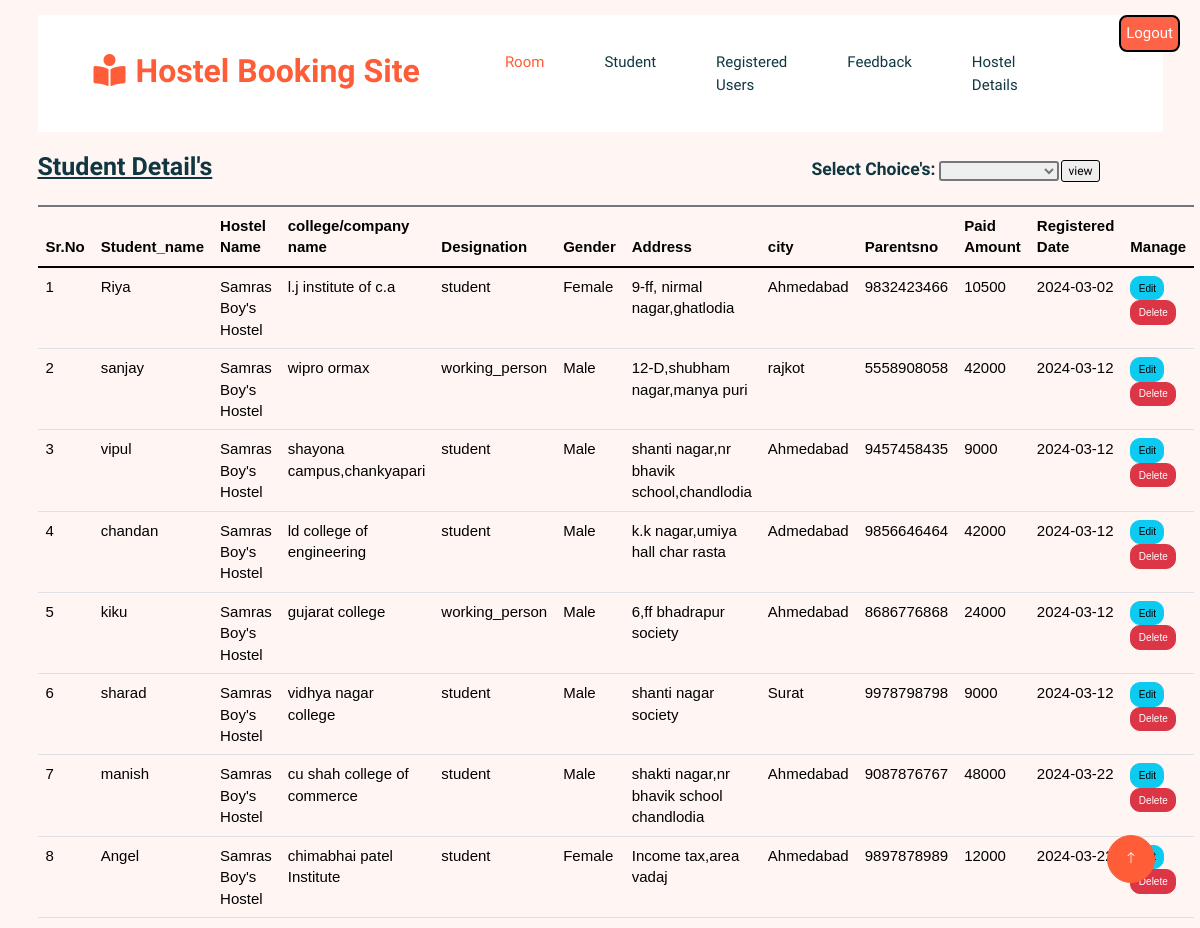
Page /management/student_data_dispaly.php (signed in) on the committed database.
### tables this page shows
CREATE TABLE `student` (
  `student_id` int(10) NOT NULL,
  `student_name` varchar(100) NOT NULL,
  `email` varchar(255) NOT NULL,
  `parents_no` varchar(100) NOT NULL,
  `Gander` varchar(10) NOT NULL,
  `Date_of_brith` varchar(100) NOT NULL,
  `Address1` varchar(200) NOT NULL,
  `city1` varchar(100) NOT NULL,
  `image` varchar(255) NOT NULL,
  `pincode` varchar(100) NOT NULL,
  `course_name` varchar(40) NOT NULL,
  `date_of_register` date NOT NULL,
  `college_name` varchar(100) NOT NULL,
  `username` varchar(255) NOT NULL,
  `hostel_id` int(3) NOT NULL
);

CREATE TABLE `hostel` (
  `hostel_id` int(3) NOT NULL,
  `hostel_name` varchar(70) NOT NULL,
  `hostel_description` varchar(200) NOT NULL,
  `hostel_type` varchar(7) NOT NULL,
  `hostel_fees` varchar(30) NOT NULL,
  `hostel_address` varchar(80) NOT NULL,
  `hostel_photo_id` varchar(100) NOT NULL,
  `hostel_photo_path` varchar(250) NOT NULL,
  `city` varchar(255) NOT NULL,
  `hostelowner_id` int(5) NOT NULL
);

CREATE TABLE `payment` (
  `payment_id` int(11) NOT NULL,
  `student_id` int(10) NOT NULL,
  `id` int(5) NOT NULL,
  `payment_amount` int(11) NOT NULL,
  `payment_date` date NOT NULL,
  `payment_status` varchar(100) NOT NULL,
  `modeofpayment` varchar(100) NOT NULL
);

### management/student_data_dispaly.php (the view, shortened to what this page needs)
<?php
  $id=$_SESSION['ownerid'];
$conn = mysqli_connect("localhost", "root", "", "hms");
?>
<!DOCTYPE html>
<html>
<head>
<link rel="stylesheet" href="https://maxcdn.bootstrapcdn.com/bootstrap/3.4.0/css/bootstrap.min.css">
</head>
<body>
<a href="session_logout.php" class="nav-item nav-link float-end" style="margin-left:90px;margin-right:2rem;background-color:rgb(255,99,71);color:white;box-sizing:border-box;border:2px solid black;padding:5px;border-radius:8px;font-size:15px;">Logout</a>
    <div class="container mt-4">
<table class="table" style="border-top:2px solid;">
    <thead>
    <tr><th>Sr.No</th><th>Student_name</th><th>Hostel Name</th><th>college/company name</th><th>Designation</th><th>Gender</th><th>Address</th><th>city</th> <th>Parentsno</th><th>Paid Amount</th><th>Registered Date</th><th>Manage</th>  </tr>
    </thead>
    <tbody>
        <?php
     $sql="SELECT *  FROM student s inner join hostel h on s.hostel_id=h.hostel_id inner join payment p on p.student_id=s.student_id where h.hostelowner_id like '".$id."' ";
      $result = $conn->query($sql);
                    $sr=0;
                if ($result->num_rows > 0) {
                while ($row = $result->fetch_assoc()) {
                    $sr++;
        ?>
                    <tr>
                    <td><?php echo $sr; ?></td>
                    <td><?php echo $row['student_name']; ?></td>
                    <td><?php echo $row['hostel_name']?></td>
                    <td><?php echo $row['college_name']?></td>
                    <td><?php echo $row['course_name']?></td>
                    <td><?php echo $row['Gander']; ?></td>
                    <td><?php echo $row['Address1']; ?></td>
                    <td><?php echo $row['city1']; ?></td>
                    <td><?php echo $row['parents_no']; ?></td>
                    <td><?php echo $row['payment_amount']; ?></td>
                    <td><?php echo $row['date_of_register']; ?></td>
                    <td>
                    <a class="btn btn-info" href="studentUpdate.php?student_id=<?php echo $row['student_id']; ?>"style="width:60%;">Edit</a>
                    <a class="btn btn-danger" href="studentDelete.php?student_id=<?php echo $row['student_id']; ?>">Delete</a></td>
                    </tr>
        <?php       }
        include("main1.php");
            }
        ?>
                <span style="width:15%;font-size:12px;">
<form  action="date_admin_student.php" method="post">
<h1 style="display:inline;"><u>Student Detail's</u></h1>
    <label for="dte" style="margin-left:53%;"><h3>Select Choice's:</h3></label>
<select  name="dates" id="dte" style="border-radius:3px;border:2px solid;font-size:12px;width:120px;" required>
    <option value=""></option>
    <option value="last 5 Days student" required>First Five Days Reords of this month</option>
</select>
<input type = "submit" value="view" style="border-radius:3px;border:1px solid;color:black;">
</form></span><br><br>
    </tbody>
</table>
    </div>
</body>
</html>

### management/css/style.css (style rules this page uses)
:root { --primary: #FE5D37; --light: #FFF5F3; --dark: #103741; }
.btn { font-weight: 500; transition: .5s; }
h1, h2, h3, h4, .h1, .h2, .h3, .h4, .display-1, .display-2, .display-3, .display-4, .display-5, .display-6 { font-family: 'Lobster Two', cursive; font-weight: 700; }

### management/student_data_dispaly.php (style rules this page uses)
th,td { font-family:sans-serif; color:black; font-size:15px; }

### rows in the picture
student: student_name "Riya", hostel.hostel_name "Samras Boy's Hostel", college_name "l.j institute of c.a", course_name "student", Gander "Female", Address1 "9-ff, nirmal nagar,ghatlodia", city1 "Ahmedabad", parents_no "9832423466", payment.payment_amount "10500", date_of_register "2024-03-02"
student: student_name "sanjay", hostel.hostel_name "Samras Boy's Hostel", college_name "wipro ormax", course_name "working_person", Gander "Male", Address1 "12-D,shubham nagar,manya puri", city1 "rajkot", parents_no "5558908058", payment.payment_amount "42000", date_of_register "2024-03-12"
student: student_name "vipul", hostel.hostel_name "Samras Boy's Hostel", college_name "shayona campus,chankyapari", course_name "student", Gander "Male", Address1 "shanti nagar,nr bhavik school,chandlodia", city1 "Ahmedabad", parents_no "9457458435", payment.payment_amount "9000", date_of_register "2024-03-12"
student: student_name "chandan", hostel.hostel_name "Samras Boy's Hostel", college_name "ld college of engineering", course_name "student", Gander "Male", Address1 "k.k nagar,umiya hall char rasta", city1 "Admedabad", parents_no "9856646464", payment.payment_amount "42000", date_of_register "2024-03-12"
student: student_name "kiku", hostel.hostel_name "Samras Boy's Hostel", college_name "gujarat college", course_name "working_person", Gander "Male", Address1 "6,ff bhadrapur society", city1 "Ahmedabad", parents_no "8686776868", payment.payment_amount "24000", date_of_register "2024-03-12"
student: student_name "sharad", hostel.hostel_name "Samras Boy's Hostel", college_name "vidhya nagar college", course_name "student", Gander "Male", Address1 "shanti nagar society", city1 "Surat", parents_no "9978798798", payment.payment_amount "9000", date_of_register "2024-03-12"
student: student_name "manish", hostel.hostel_name "Samras Boy's Hostel", college_name "cu shah college of commerce", course_name "student", Gander "Male", Address1 "shakti nagar,nr bhavik school chandlodia", city1 "Ahmedabad", parents_no "9087876767", payment.payment_amount "48000", date_of_register "2024-03-22"
student: student_name "Angel", hostel.hostel_name "Samras Boy's Hostel", college_name "chimabhai patel Institute", course_name "student", Gander "Female", Address1 "Income tax,area vadaj", city1 "Ahmedabad", parents_no "9897878989", payment.payment_amount "12000", date_of_register "2024-03-22"
